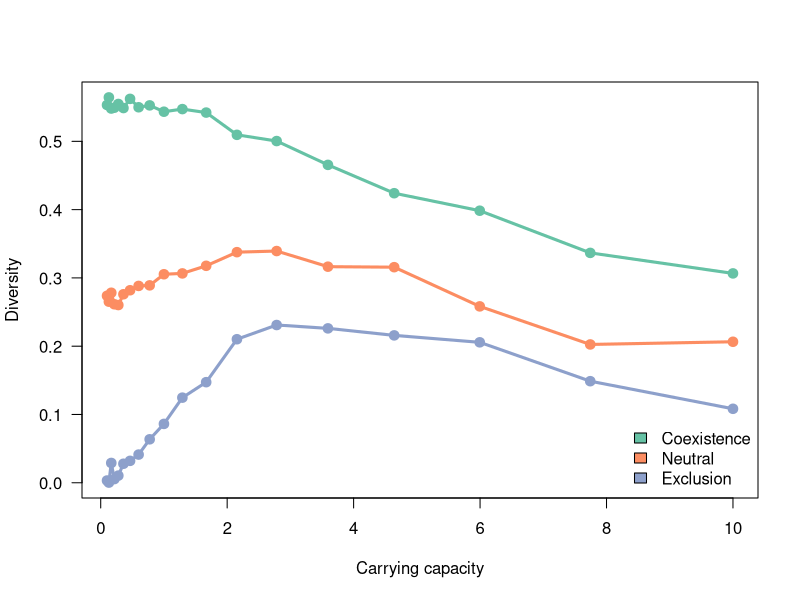

Generate this figure with R:
d <- read.table("./figures/sm1.dat", h=T)
d <- aggregate(d, by=list(d$competition, d$K), mean)

library(RColorBrewer)

pdf("figures/carryingcapacity.pdf")

palette(brewer.pal(3, "Set2"))

plot(0, pch=NA, xlim=range(d$K), ylim=range(d$diversity),
      xlab = "Carrying capacity", ylab = "Diversity",
      las = 1)

i <- 1
for(comp in unique(d$competition)) {
  x <- subset(d, competition == comp)
  lines(diversity~K, x, col = i, type='o', pch=19, lwd=3)
  i <- i + 1
}

legend("bottomright", fill=c(1:3),
      legend=c("Coexistence", "Neutral", "Exclusion"),
      bty='n')

dev.off()
